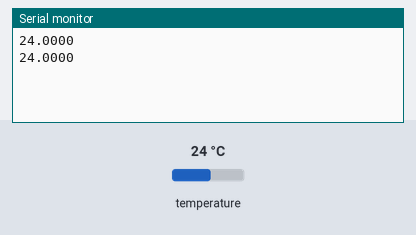
A program run on a simulated ESP32. On the bench: the last lines printed to the serial monitor. Inputs (shaded band) come from the test bench; at power-on: temperature 24 °C.

Above: at 2.3 s.
2.4 s: temperature set to 12 °C
At 2.4 s:
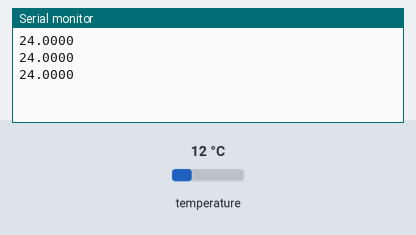
3.9 s: temperature set to 19 °C
At 3.9 s:
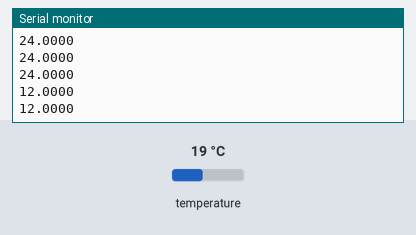
Timing chart, 0 to 6.9 s (numbered marks = the images above; inputs shaded):
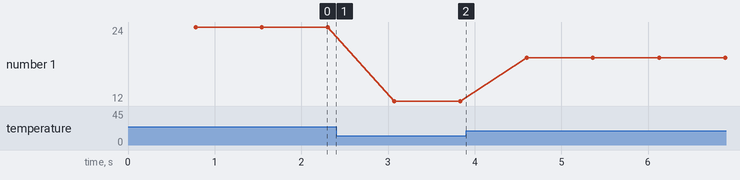

Measured:
- plotted number 1: 24 → 12 after the input at 2.4 s, 12 → 19 after the input at 3.9 s

The program:

main.cpp
```cpp
#include <Arduino.h>

/*********
  Rui Santos
  Complete project details at https://RandomNerdTutorials.com
*********/

#include <OneWire.h>
#include <DallasTemperature.h>

// GPIO where the DS18B20 is connected to
#define ONE_WIRE_BUS 4
// Setup a oneWire instance to communicate with any OneWire devices
OneWire oneWire(ONE_WIRE_BUS);

// OneWire oneWire(ONE_WIRE_BUS);

// Pass our oneWire reference to Dallas Temperature sensor
DallasTemperature sensors(&oneWire);

float suhu;

void setup()
{
  // Start the Serial Monitor
  Serial.begin(9600);
  // Start the DS18B20 sensor
  sensors.begin();
}

void loop()
{
  sensors.setResolution(12);
  sensors.requestTemperatures();
  suhu = sensors.getTempCByIndex(0);
  Serial.println(suhu, 4);
}
```
